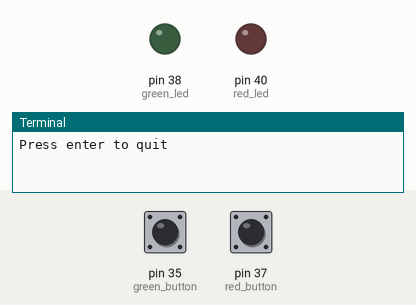
Simulated run of this program. Board: Raspberry Pi (header pin numbers). Parts: output pins drawn as LEDs (lit = HIGH), the last lines printed to the terminal. Inputs (shaded band) come from the test bench; at power-on: pin 35 (green_button) LOW, pin 37 (red_button) LOW. Threads take turns every 2 ms.

Above: at 1.2 s.
1.3 s: pin 35 (green_button) pulled HIGH for 0.15 s
At 1.42 s:
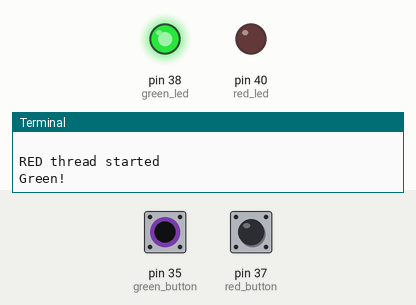
3.0 s: pin 37 (red_button) pulled HIGH for 0.15 s
At 3.12 s:
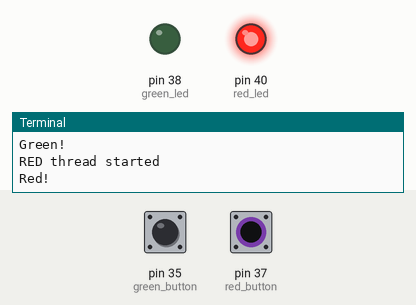
4.7 s: pin 35 (green_button) driven HIGH and pin 37 (red_button) driven HIGH
At 4.82 s:
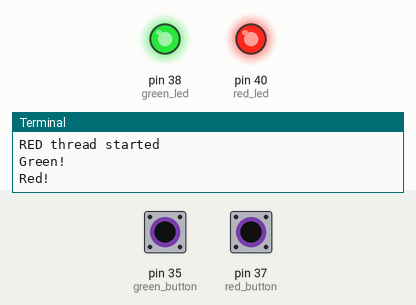
Timing chart, 0 to 7.7 s (numbered marks = the images above; inputs shaded):
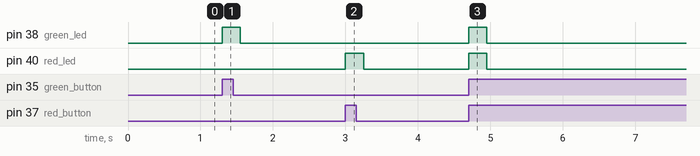

Measured:
- after the input at 1.3 s, pin 38 (green_led): LOW → HIGH at once, → LOW 0.25 s later
- after the input at 3.0 s, pin 40 (red_led): LOW → HIGH at once, → LOW 0.25 s later
- after the input at 4.7 s, pin 38 (green_led), pin 40 (red_led): LOW → HIGH at once, → LOW 0.25 s later

The program:

button_press_3.py
```python
import RPi.GPIO as GPIO # Import Raspberry Pi GPIO library
import time
import threading

red_button = 37
green_button = 35
red_led = 40
green_led =  38

GPIO.setwarnings(False) # Ignore warning for now
GPIO.setmode(GPIO.BOARD) # Use physical pin numbering
GPIO.setup(red_button, GPIO.IN, pull_up_down=GPIO.PUD_DOWN) # Set pin to be an input pin and set initial value to be pulled low (off)
GPIO.setup(green_button, GPIO.IN, pull_up_down=GPIO.PUD_DOWN) # Set pin to be an input pin and set initial value to be pulled low (off)
GPIO.setup(red_led, GPIO.OUT, initial=GPIO.LOW) # Set pin to be an output pin and set initial value to low (off)
GPIO.setup(green_led, GPIO.OUT, initial=GPIO.LOW) # Set pin to be an output pin and set initial value to low (off)

def button_callback_red(channel):
	print("Red!")
	GPIO.output(red_led, GPIO.HIGH)
	time.sleep(.25)
	GPIO.output(red_led, GPIO.LOW)

def button_callback_green(channel):
	print("Green!")
	GPIO.output(green_led, GPIO.HIGH)
	time.sleep(.25)
	GPIO.output(green_led, GPIO.LOW)

def start_red_thread(channel):
	red_thread = threading.Thread(target=button_callback_red,args={"channel":channel})
	red_thread.start()
	print("RED thread started")

def start_green_thread(channel):
	green_thread = threading.Thread(target=button_callback_green,args={"channel":channel})
	green_thread.start()
	print("RED thread started")


GPIO.add_event_detect(green_button,GPIO.RISING,callback=start_green_thread) # Setup event on pin rising edge
GPIO.add_event_detect(37,GPIO.RISING,callback=start_red_thread) # Setup event on pin rising edge

message = input("Press enter to quit\n\n") # Run until someone presses enter
GPIO.cleanup() # Clean up
```
